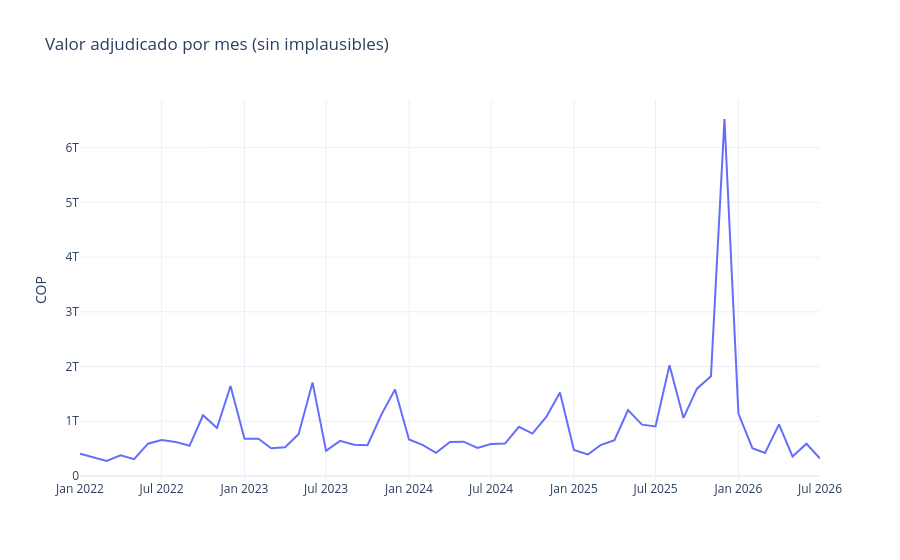

Here is the notebook cell this chart was saved with:
### Code cell
# Serie mensual de valor adjudicado corregida (la del EDA anterior estaba dominada por el outlier)
serie_valor = (
    df_mercado[df_mercado["fecha_de_publicacion_del"].notna()]
    .assign(anio_mes=lambda d: d["fecha_de_publicacion_del"].dt.to_period("M").dt.to_timestamp())
    .groupby("anio_mes")["valor_total_adjudicacion"].sum().reset_index()
)
fig = go.Figure(go.Scatter(x=serie_valor["anio_mes"], y=serie_valor["valor_total_adjudicacion"], mode="lines"))
fig.update_layout(title="Valor adjudicado por mes (sin implausibles)",
                   yaxis_title="COP", template="plotly_white")
fig.show()
